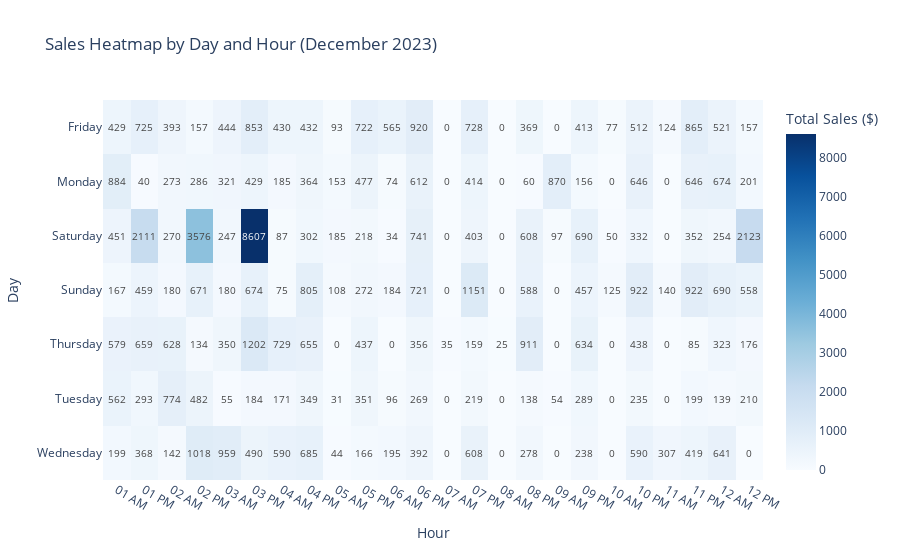

The notebook cell this image was saved under:
### Markdown cell above
## HEATMAP DE VENTAS

### Code cell
order_total['Created at'] = pd.to_datetime(order_total['Created at'], errors='coerce')

order_total = order_total[
    (order_total['Created at'].dt.year == 2023) &
    (order_total['Created at'].dt.month == 12)
]
order_total['Day'] = order_total['Created at'].dt.day_name()
order_total['Hour'] = order_total['Created at'].dt.strftime('%I %p')  

sales_by_day_hour = order_total.groupby(['Day', 'Hour'])['Total'].sum().reset_index()

pivot_table = sales_by_day_hour.pivot(index='Day', columns='Hour', values='Total').fillna(0)

pivot_table = pivot_table.round(0).astype(int)  

fig = px.imshow(
    pivot_table,
    text_auto=True, 
    aspect="auto",  
    color_continuous_scale='Blues',
    title='Sales Heatmap by Day and Hour (December 2023)',
    labels=dict(color="Total Sales ($)")
)

fig.update_layout(
    xaxis_title="Hour",
    yaxis_title="Day",
    font=dict(size=12)
)

fig.show()

### Figure 1 — Plotly figure (JSON) as saved in the notebook; plotly's stock layout.template omitted (floating-point values rounded to 4 significant figures; data arrays with more than 128 entries replaced by an {"elided": "..."} marker saying what was removed)
{"data": [{"coloraxis": "coloraxis", "hovertemplate": "Hour: %{x}<br>Day: %{y}<br>Total Sales ($): %{z}<extra></extra>", "name": "0", "texttemplate": "%{z}", "type": "heatmap", "x": ["01 AM", "01 PM", "02 AM", "02 PM", "03 AM", "03 PM", "04 AM", "04 PM", "05 AM", "05 PM", "06 AM", "06 PM", "07 AM", "07 PM", "08 AM", "08 PM", "09 AM", "09 PM", "10 AM", "10 PM", "11 AM", "11 PM", "12 AM", "12 PM"], "xaxis": "x", "y": ["Friday", "Monday", "Saturday", "Sunday", "Thursday", "Tuesday", "Wednesday"], "yaxis": "y", "z": {"elided": "7x24 int values"}}], "layout": {"coloraxis": {"colorbar": {"title": {"text": "Total Sales ($)"}}, "colorscale": [[0, "rgb(247,251,255)"], [0.125, "rgb(222,235,247)"], [0.25, "rgb(198,219,239)"], [0.375, "rgb(158,202,225)"], [0.5, "rgb(107,174,214)"], [0.625, "rgb(66,146,198)"], [0.75, "rgb(33,113,181)"], [0.875, "rgb(8,81,156)"], [1, "rgb(8,48,107)"]]}, "font": {"size": 12}, "title": {"text": "Sales Heatmap by Day and Hour (December 2023)"}, "xaxis": {"anchor": "y", "domain": [0, 1], "title": {"text": "Hour"}}, "yaxis": {"anchor": "x", "autorange": "reversed", "domain": [0, 1], "title": {"text": "Day"}}}}
